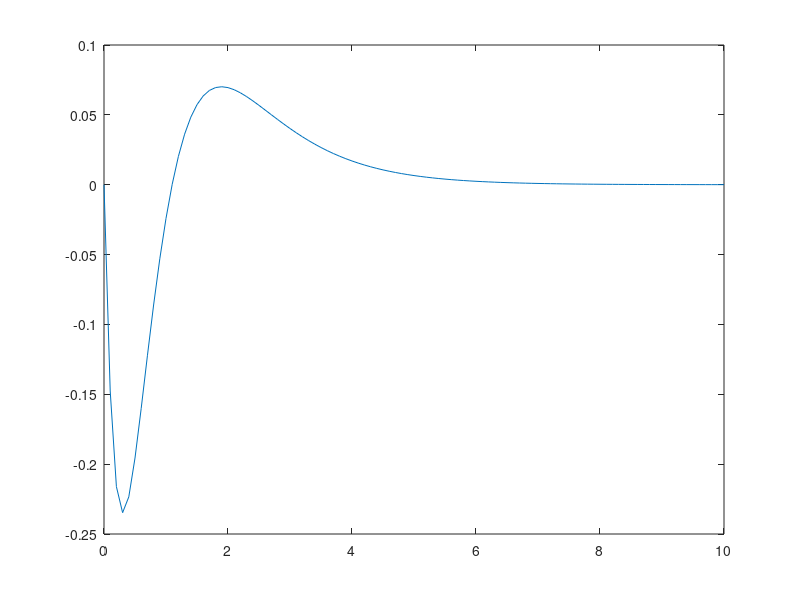

The MATLAB script that drew this image:
clear;
%b)
%CONV
Con = conv([1 5 6],[1 1]);
den=[1 6 11 6];
num=[-2 0];

[r,p,k]= residue(num,den);

M1=abs(r(1));
fi1=angle(r(1))*180/pi;

M2=abs(r(2));
fi2=angle(r(2))*180/pi;

M3=abs(r(3));
fi3=angle(r(3))*180/pi;

t=[0:0.1:10];
y=exp(-t)-4*exp(-2*t)+3*exp(-3*t);
plot(t,y);